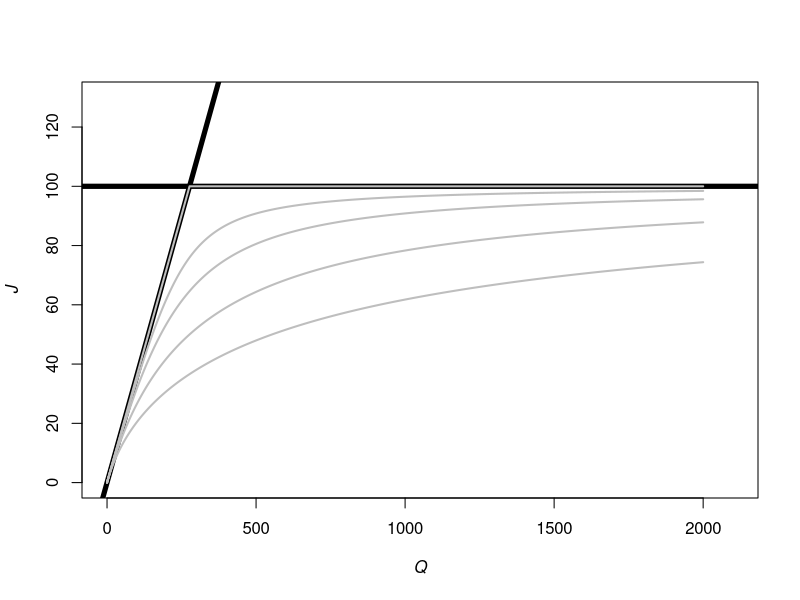

R code for this plot:
### Simulation of electron transport response to irradiance with various curvature factor (Theta), including negative ones

J <- function(Q ,alpha , phi, theta, Jmax=100){
  if(theta==0){J=Q*alpha*phi*Jmax/(Q*alpha*phi+Jmax)}else{J=(Q*alpha*phi+Jmax-((Q*alpha*phi+Jmax)^2-4*theta*Q*alpha*phi*Jmax)^0.5)/(2*theta)}
}

Q=0:2000
alpha=0.85
phi=0.425
Jmax=100
jpeg(filename = 'Figures/Extended_data_figure_1.jpeg',width = 130,height = 130,units = 'mm',res=300)
plot(x=NULL,y=NULL,xlim=range(Q*1.05),ylim=c(0,1.3*Jmax),ylab=expression(italic(J)),xlab=expression(italic(Q)))
abline(c(0,alpha*phi),lwd=5)
abline(h = Jmax,lwd=5)
lines(x=Q,y=J(Q=Q,alpha=alpha,phi=phi,theta=1,Jmax=100),col="grey",lwd=2)
lines(x=Q,y=J(Q=Q,alpha=alpha,phi=phi,theta=0.9,Jmax=100),col="grey",lwd=2)
lines(x=Q,y=J(Q=Q,alpha=alpha,phi=phi,theta=0.7,Jmax=100),col="grey",lwd=2)
lines(x=Q,y=J(Q=Q,alpha=alpha,phi=phi,theta=0,Jmax=100),col="grey",lwd=2)
lines(x=Q,y=J(Q=Q,alpha=alpha,phi=phi,theta=-2,Jmax=100),col="grey",lwd=2)
dev.off()